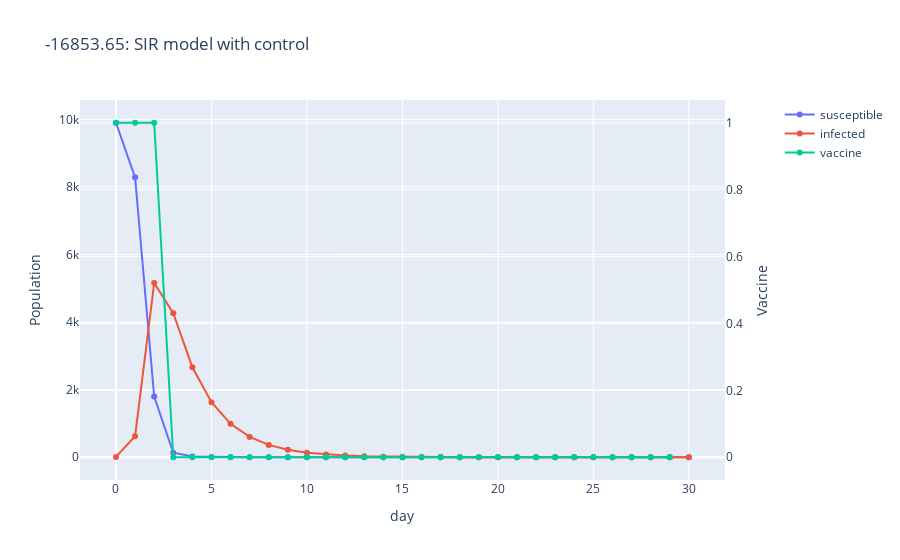

The cell this chart's notebook holds for it:
### Code cell
# Create figure with secondary y-axis
fig = make_subplots(specs=[[{"secondary_y": True}]])
# Add traces
fig.add_trace(
    go.Scatter(x=list(range(max_t+1)), y=states[:,0].flatten(), name="susceptible",
        mode='lines+markers'),
    secondary_y=False,
)
fig.add_trace(
    go.Scatter(x=list(range(max_t+1)), y=states[:,1].flatten(), name="infected",
        mode='lines+markers'),
    secondary_y=False,
)
fig.add_trace(
    go.Scatter(x=list(range(max_t+1)), y=actions, name="vaccine",
        mode='lines+markers'),
    secondary_y=True,
)
# Add figure title
fig.update_layout(
    title_text=f'{reward_sum:.2f}: SIR model with control'
)
# Set x-axis title
fig.update_xaxes(title_text="day")
# Set y-axes titles
fig.update_yaxes(title_text="Population", secondary_y=False)
fig.update_yaxes(title_text="Vaccine", secondary_y=True)

### Figure 1 — Plotly figure (JSON) as saved in the notebook; plotly's stock layout.template omitted (floating-point values rounded to 4 significant figures)
{"data": [{"mode": "lines+markers", "name": "susceptible", "type": "scatter", "x": [0, 1, 2, 3, 4, 5, 6, 7, 8, 9, 10, 11, 12, 13, 14, 15, 16, 17, 18, 19, 20, 21, 22, 23, 24, 25, 26, 27, 28, 29, 30], "xaxis": "x", "y": [9900, 8284.0, 1799.0, 133.7, 24.26, 8.472, 4.462, 3.021, 2.384, 2.065, 1.892, 1.795, 1.738, 1.704, 1.684, 1.672, 1.665, 1.66, 1.658, 1.656, 1.655, 1.654, 1.654, 1.654, 1.654, 1.654, 1.654, 1.654, 1.653, 1.653, 1.653], "yaxis": "y"}, {"mode": "lines+markers", "name": "infected", "type": "scatter", "x": [0, 1, 2, 3, 4, 5, 6, 7, 8, 9, 10, 11, 12, 13, 14, 15, 16, 17, 18, 19, 20, 21, 22, 23, 24, 25, 26, 27, 28, 29, 30], "xaxis": "x", "y": [10, 621.8, 5156.0, 4261.0, 2663.0, 1627.0, 989.9, 601.5, 365.3, 221.8, 134.7, 81.75, 49.63, 30.13, 18.29, 11.1, 6.739, 4.091, 2.483, 1.508, 0.9151, 0.5555, 0.3372, 0.2047, 0.1243, 0.07543, 0.04579, 0.02779, 0.01687, 0.01024, 0.006217], "yaxis": "y"}, {"mode": "lines+markers", "name": "vaccine", "type": "scatter", "x": [0, 1, 2, 3, 4, 5, 6, 7, 8, 9, 10, 11, 12, 13, 14, 15, 16, 17, 18, 19, 20, 21, 22, 23, 24, 25, 26, 27, 28, 29, 30], "xaxis": "x", "y": [1, 1, 1, 0, 0, 0, 0, 0, 0, 0, 0, 0, 0, 0, 0, 0, 0, 0, 0, 0, 0, 0, 0, 0, 0, 0, 0, 0, 0, 0], "yaxis": "y2"}], "layout": {"title": {"text": "-16853.65: SIR model with control"}, "xaxis": {"anchor": "y", "domain": [0, 0.94], "title": {"text": "day"}}, "yaxis": {"anchor": "x", "domain": [0, 1], "title": {"text": "Population"}}, "yaxis2": {"anchor": "x", "overlaying": "y", "side": "right", "title": {"text": "Vaccine"}}}}
